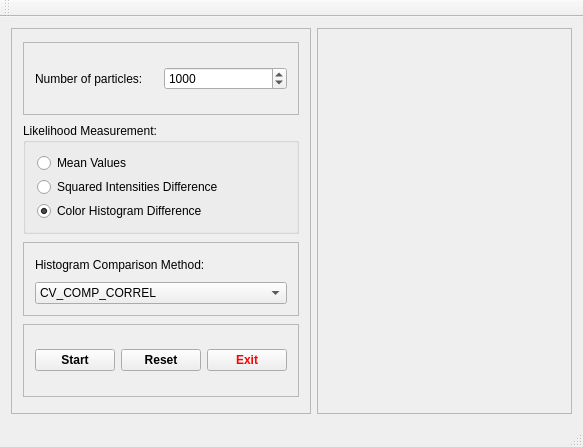
<?xml version="1.0" encoding="UTF-8"?>
<ui version="4.0">
 <class>MainWindow</class>
 <widget class="QMainWindow" name="MainWindow">
  <property name="geometry">
   <rect>
    <x>0</x>
    <y>0</y>
    <width>583</width>
    <height>447</height>
   </rect>
  </property>
  <property name="windowTitle">
   <string>MonteCarlo Localization</string>
  </property>
  <widget class="QWidget" name="centralWidget">
   <layout class="QHBoxLayout" name="horizontalLayout_3">
    <item>
     <widget class="QFrame" name="frame_2">
      <property name="frameShape">
       <enum>QFrame::StyledPanel</enum>
      </property>
      <property name="frameShadow">
       <enum>QFrame::Raised</enum>
      </property>
      <layout class="QVBoxLayout" name="verticalLayout_3">
       <item>
        <widget class="QFrame" name="frame">
         <property name="sizePolicy">
          <sizepolicy hsizetype="Preferred" vsizetype="Preferred">
           <horstretch>0</horstretch>
           <verstretch>0</verstretch>
          </sizepolicy>
         </property>
         <property name="maximumSize">
          <size>
           <width>16777215</width>
           <height>73</height>
          </size>
         </property>
         <property name="frameShape">
          <enum>QFrame::StyledPanel</enum>
         </property>
         <property name="frameShadow">
          <enum>QFrame::Raised</enum>
         </property>
         <layout class="QHBoxLayout" name="horizontalLayout">
          <item>
           <widget class="QLabel" name="lblParticles">
            <property name="text">
             <string>Number of particles:</string>
            </property>
           </widget>
          </item>
          <item>
           <widget class="QSpinBox" name="spinBox">
            <property name="toolTip">
             <string>Número de partículas</string>
            </property>
            <property name="maximum">
             <number>10000</number>
            </property>
            <property name="value">
             <number>1000</number>
            </property>
           </widget>
          </item>
         </layout>
        </widget>
       </item>
       <item>
        <widget class="QGroupBox" name="groupBox">
         <property name="maximumSize">
          <size>
           <width>16777215</width>
           <height>111</height>
          </size>
         </property>
         <property name="title">
          <string>Likelihood Measurement:</string>
         </property>
         <layout class="QVBoxLayout" name="verticalLayout">
          <item>
           <widget class="QRadioButton" name="rBtnMean">
            <property name="text">
             <string>Mean Values</string>
            </property>
           </widget>
          </item>
          <item>
           <widget class="QRadioButton" name="rBtnSqrdInt">
            <property name="text">
             <string>Squared Intensities Difference</string>
            </property>
           </widget>
          </item>
          <item>
           <widget class="QRadioButton" name="rBtnHist">
            <property name="text">
             <string>Color Histogram Difference</string>
            </property>
            <property name="checked">
             <bool>true</bool>
            </property>
           </widget>
          </item>
         </layout>
        </widget>
       </item>
       <item>
        <widget class="QFrame" name="frame_3">
         <property name="maximumSize">
          <size>
           <width>16777215</width>
           <height>74</height>
          </size>
         </property>
         <property name="frameShape">
          <enum>QFrame::StyledPanel</enum>
         </property>
         <property name="frameShadow">
          <enum>QFrame::Raised</enum>
         </property>
         <layout class="QVBoxLayout" name="verticalLayout_2">
          <item>
           <widget class="QLabel" name="label">
            <property name="text">
             <string>Histogram Comparison Method:</string>
            </property>
           </widget>
          </item>
          <item>
           <widget class="QComboBox" name="cboHistMeas">
            <property name="currentIndex">
             <number>1</number>
            </property>
            <item>
             <property name="text">
              <string>CV_COMP_INTERSECT</string>
             </property>
            </item>
            <item>
             <property name="text">
              <string>CV_COMP_CORREL</string>
             </property>
            </item>
            <item>
             <property name="text">
              <string>CV_COMP_BHATTACHARYYA</string>
             </property>
            </item>
           </widget>
          </item>
         </layout>
        </widget>
       </item>
       <item>
        <widget class="QFrame" name="frame_4">
         <property name="maximumSize">
          <size>
           <width>16777215</width>
           <height>73</height>
          </size>
         </property>
         <property name="frameShape">
          <enum>QFrame::StyledPanel</enum>
         </property>
         <property name="frameShadow">
          <enum>QFrame::Raised</enum>
         </property>
         <layout class="QHBoxLayout" name="horizontalLayout_2">
          <item>
           <widget class="QPushButton" name="btnStart">
            <property name="font">
             <font>
              <weight>75</weight>
              <bold>true</bold>
             </font>
            </property>
            <property name="text">
             <string>Start</string>
            </property>
           </widget>
          </item>
          <item>
           <widget class="QPushButton" name="btnReset">
            <property name="font">
             <font>
              <weight>75</weight>
              <bold>true</bold>
             </font>
            </property>
            <property name="text">
             <string>Reset</string>
            </property>
           </widget>
          </item>
          <item>
           <widget class="QPushButton" name="btnExit">
            <property name="palette">
             <palette>
              <active>
               <colorrole role="ButtonText">
                <brush brushstyle="SolidPattern">
                 <color alpha="255">
                  <red>255</red>
                  <green>0</green>
                  <blue>0</blue>
                 </color>
                </brush>
               </colorrole>
              </active>
              <inactive>
               <colorrole role="ButtonText">
                <brush brushstyle="SolidPattern">
                 <color alpha="255">
                  <red>255</red>
                  <green>0</green>
                  <blue>0</blue>
                 </color>
                </brush>
               </colorrole>
              </inactive>
              <disabled>
               <colorrole role="ButtonText">
                <brush brushstyle="SolidPattern">
                 <color alpha="255">
                  <red>123</red>
                  <green>123</green>
                  <blue>123</blue>
                 </color>
                </brush>
               </colorrole>
              </disabled>
             </palette>
            </property>
            <property name="font">
             <font>
              <weight>75</weight>
              <bold>true</bold>
             </font>
            </property>
            <property name="text">
             <string>Exit</string>
            </property>
           </widget>
          </item>
         </layout>
        </widget>
       </item>
      </layout>
     </widget>
    </item>
    <item>
     <widget class="QScrollArea" name="scrollArea">
      <property name="widgetResizable">
       <bool>true</bool>
      </property>
      <widget class="QWidget" name="scrollAreaWidgetContents">
       <property name="geometry">
        <rect>
         <x>0</x>
         <y>0</y>
         <width>250</width>
         <height>367</height>
        </rect>
       </property>
      </widget>
     </widget>
    </item>
   </layout>
  </widget>
  <widget class="QMenuBar" name="menuBar">
   <property name="geometry">
    <rect>
     <x>0</x>
     <y>0</y>
     <width>583</width>
     <height>25</height>
    </rect>
   </property>
  </widget>
  <widget class="QToolBar" name="mainToolBar">
   <attribute name="toolBarArea">
    <enum>TopToolBarArea</enum>
   </attribute>
   <attribute name="toolBarBreak">
    <bool>false</bool>
   </attribute>
  </widget>
  <widget class="QStatusBar" name="statusBar"/>
 </widget>
 <layoutdefault spacing="6" margin="11"/>
 <resources/>
 <connections/>
</ui>
